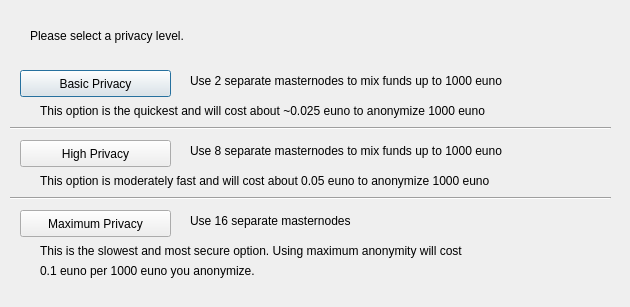
<?xml version="1.0" encoding="UTF-8"?>
<ui version="4.0">
 <class>DarksendConfig</class>
 <widget class="QDialog" name="DarksendConfig">
  <property name="geometry">
   <rect>
    <x>0</x>
    <y>0</y>
    <width>630</width>
    <height>307</height>
   </rect>
  </property>
  <property name="windowTitle">
   <string>Configure Darksend</string>
  </property>
  <widget class="QPushButton" name="buttonBasic">
   <property name="geometry">
    <rect>
     <x>20</x>
     <y>70</y>
     <width>151</width>
     <height>27</height>
    </rect>
   </property>
   <property name="text">
    <string>Basic Privacy</string>
   </property>
  </widget>
  <widget class="QPushButton" name="buttonHigh">
   <property name="geometry">
    <rect>
     <x>20</x>
     <y>140</y>
     <width>151</width>
     <height>27</height>
    </rect>
   </property>
   <property name="text">
    <string>High Privacy</string>
   </property>
  </widget>
  <widget class="QPushButton" name="buttonMax">
   <property name="geometry">
    <rect>
     <x>20</x>
     <y>210</y>
     <width>151</width>
     <height>27</height>
    </rect>
   </property>
   <property name="text">
    <string>Maximum Privacy</string>
   </property>
  </widget>
  <widget class="QLabel" name="label">
   <property name="geometry">
    <rect>
     <x>30</x>
     <y>20</y>
     <width>571</width>
     <height>31</height>
    </rect>
   </property>
   <property name="text">
    <string>Please select a privacy level.</string>
   </property>
  </widget>
  <widget class="QLabel" name="label_2">
   <property name="geometry">
    <rect>
     <x>190</x>
     <y>70</y>
     <width>421</width>
     <height>21</height>
    </rect>
   </property>
   <property name="text">
    <string>Use 2 separate masternodes to mix funds up to 1000 euno</string>
   </property>
  </widget>
  <widget class="QLabel" name="label_3">
   <property name="geometry">
    <rect>
     <x>190</x>
     <y>140</y>
     <width>411</width>
     <height>21</height>
    </rect>
   </property>
   <property name="text">
    <string>Use 8 separate masternodes to mix funds up to 1000 euno</string>
   </property>
  </widget>
  <widget class="QLabel" name="label_4">
   <property name="geometry">
    <rect>
     <x>190</x>
     <y>210</y>
     <width>421</width>
     <height>21</height>
    </rect>
   </property>
   <property name="text">
    <string>Use 16 separate masternodes</string>
   </property>
  </widget>
  <widget class="QLabel" name="label_6">
   <property name="geometry">
    <rect>
     <x>40</x>
     <y>100</y>
     <width>561</width>
     <height>21</height>
    </rect>
   </property>
   <property name="text">
    <string>This option is the quickest and will cost about ~0.025 euno to anonymize 1000 euno</string>
   </property>
  </widget>
  <widget class="QLabel" name="label_7">
   <property name="geometry">
    <rect>
     <x>40</x>
     <y>170</y>
     <width>561</width>
     <height>21</height>
    </rect>
   </property>
   <property name="text">
    <string>This option is moderately fast and will cost about 0.05 euno to anonymize 1000 euno</string>
   </property>
  </widget>
  <widget class="QLabel" name="label_8">
   <property name="geometry">
    <rect>
     <x>40</x>
     <y>240</y>
     <width>561</width>
     <height>21</height>
    </rect>
   </property>
   <property name="text">
    <string>This is the slowest and most secure option. Using maximum anonymity will cost</string>
   </property>
  </widget>
  <widget class="QLabel" name="label_9">
   <property name="geometry">
    <rect>
     <x>40</x>
     <y>260</y>
     <width>561</width>
     <height>21</height>
    </rect>
   </property>
   <property name="text">
    <string>0.1 euno per 1000 euno you anonymize.</string>
   </property>
  </widget>
  <widget class="Line" name="line">
   <property name="geometry">
    <rect>
     <x>10</x>
     <y>120</y>
     <width>601</width>
     <height>16</height>
    </rect>
   </property>
   <property name="orientation">
    <enum>Qt::Horizontal</enum>
   </property>
  </widget>
  <widget class="Line" name="line_2">
   <property name="geometry">
    <rect>
     <x>10</x>
     <y>190</y>
     <width>601</width>
     <height>16</height>
    </rect>
   </property>
   <property name="orientation">
    <enum>Qt::Horizontal</enum>
   </property>
  </widget>
 </widget>
 <resources/>
 <connections/>
</ui>
